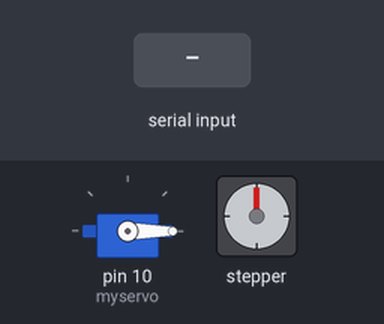
The sketch below on a simulated Arduino Uno, built with avr-gcc and run on an emulated ATmega328P. Parts: servo, stepper motor. The test bench sets the inputs (shaded band). Stepper angles assume 200 steps per turn.

Above: at 1.2 s.
1.3 s: "5\n" received over Serial
At 3.72 s:
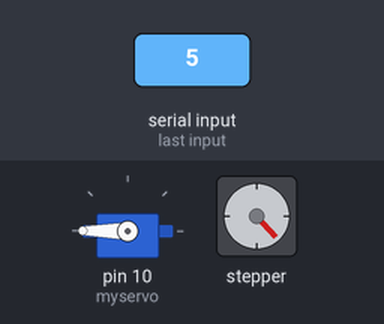
At 4.15 s:
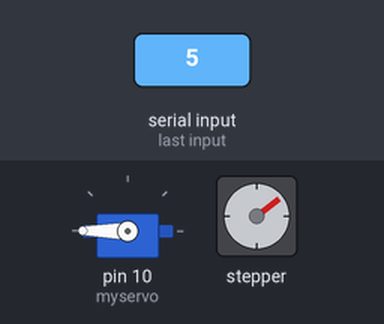
4.3 s: "90,45\n" received over Serial
7.0 s: "1,90\n" received over Serial
At 9.0 s:
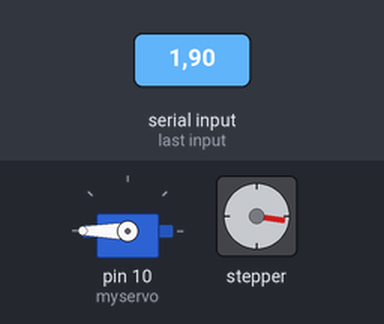
Timing chart, 0 to 10.5 s (numbered marks = the images above; inputs shaded):
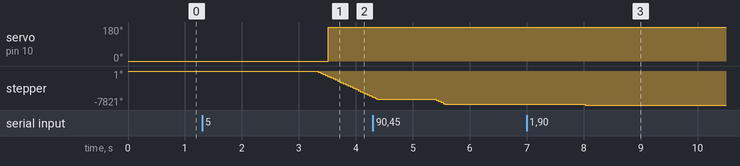

The sketch:

TransitWithServo.ino
```cpp
/*
Visualize BVG Train with a physical train.

For use with the Adafruit Motor Shield v2
---->	http://www.adafruit.com/products/1438
*/

#include <Wire.h>
#include <Adafruit_MotorShield.h>
#include "utility/Adafruit_PWMServoDriver.h"
#include <Servo.h>


// Servo steup
Servo myservo;  // create servo object to control a servo
                // twelve servo objects can be created on most boards

int servoPos = 0;    // variable to store the servo position

// ---------------------------------------------------------------------
// Motor setup

// Create the motor shield object with the default I2C address
Adafruit_MotorShield AFMS = Adafruit_MotorShield();

// Connect a stepper motor with 200 steps per revolution (1.8 degree)
// to motor port #2 (M3 and M4)
int stepperSteps = 200;
Adafruit_StepperMotor *myMotor = AFMS.getStepper(stepperSteps, 2);

// Servo
//Adafruit_StepperMotor *myMotor = AFMS.getStepper(stepperSteps, 2);

// ---------------------------------------------------------------------

// Are we debugging?
boolean debugging = false;
boolean logging = false;

// Calibration settings
float distancePerRotation = 110.f; // in mm
float distancePerStep = distancePerRotation / (stepperSteps * 2); // *2 because we are using INTERLEAVE
unsigned int motorRPM = 1;

// Start and end of the visible track region in mm
float trackStart = 0.f;
float trackEnd = 400.f; // 40 cm
float trackLength = trackEnd - trackStart;
// Station is 90% of the way along the track
float stationLocation = 0.81f;
float distanceTooLate = 0.45f; // At what distance do we flip the sign

// TRAIN INFO
int trainID = 0;
// Current train location in our track
float trainLastLoc = 0.f;
//unsigned long trainLastTime = millis(); // in milliseconds
unsigned long trainLastTime = 0; // in milliseconds

// New location read in from the computer
float trainNewLoc = 0.f;
unsigned long trainNewTime = 0; // in milliseconds

// Distance to move the train
float dx = 0.f;
float dt = 0.f;

// Distance we couldn't move in a full step in the last iteration (in fractional steps)
float leftOver = 0.f;

//// How often to poll for new data (in Hz)
//float pollInterval = 4.f;

void setup() {
  Serial.begin(9600);           // set up Serial library at 9600 bps
  //Serial.println("Stepper test!");

  AFMS.begin();  // create with the default frequency 1.6KHz
  //AFMS.begin(60);  // OR with a different frequency, say 1KHz

  // Attach a servo to pin #10 (Servo 1 on the motor shield)
  myservo.attach(10);
  myservo.write(servoPos); // Move to 0 at beginning
}

//// Calibrate the system to the length of our track and speed of the stepper motor
//void calibrate() {
//  distancePerStep = 10;
//}

// Read the new train location from serial
boolean updateLocation() {
  boolean updated = false;
  while (Serial.available()) {
    // Input is 1000 - 0, where 0 is arrival at the station
    trainNewLoc = 1.f - (Serial.parseInt() / 1000.f);
    trainNewTime = Serial.parseInt();
    //Serial.parseInt();
    //trainNewTime = millis();
    trainID = Serial.parseInt();

    if (Serial.read() == '\n') {
      if (trainLastTime == 0) {
        trainLastTime = trainNewTime;
        trainLastLoc = trainNewLoc;
      } else {
        updated = true;
      }
    }
  }
  return(updated);
}

// Current RPM value is too damn fast, making a custom version that will hopefully be slower
void slowStep(int steps, unsigned int mdt) {
  myMotor->setSpeed(1);
  int stepsPerIter = 1;
  unsigned int loops = steps / stepsPerIter;
  unsigned int delayTime = mdt / loops;
  for (int i = 0; i < loops; i++) {
    //myMotor->step(stepsPerIter, FORWARD, INTERLEAVE);
   // myMotor->onestep(FORWARD, INTERLEAVE);
    myMotor->onestep(BACKWARD, INTERLEAVE);
    delay(delayTime);
  }
}

// Total time (~1 mins)
void fakeUpdate() {
  // Runtime of our fake experiment (for a run of the whole length of the track)
  float runtimeInMins = 0.5f;
//  long int fakeUpdateInterval = 1000; // 0.25 seconds in millis
  long int fakeUpdateInterval = 1000; // update every 1 second

  long int numUpdates = (runtimeInMins * 60 * 1000) / fakeUpdateInterval;

  if (logging) {
//  Serial.println("--numupdates--");
//  Serial.println(numUpdates);
  }

  trainNewLoc = trainLastLoc + (1.0f / numUpdates);

  // in milliseconds
  trainNewTime = trainLastTime + fakeUpdateInterval;
}


void moveTrain() {
  dx = trainNewLoc - trainLastLoc;
  dt = trainNewTime - trainLastTime;

  if (logging) {
    Serial.println(dx);
    Serial.println(dt);
    Serial.println("---");
  }

  if (trainNewLoc >= 1.0) {
    chillWereDone();
    return;
  }

  // skip this if we don't want to move
  if (dx == 0) {
    return;
  }

  // New location is < old location, we need to get a new train
  if (dx < 0) {
    return; // for now do nothing
//    resetTrain()
//    dx = trainNewLoc;
  }

  // tell motor to move
  float distanceInMM = (dx * trackLength);
  float distanceInSteps = (distanceInMM / distancePerStep) + leftOver;
  int fullSteps = floor(distanceInSteps);
  leftOver = distanceInSteps - fullSteps;

  // set speed in RPM
  float revolutions = distanceInMM / distancePerRotation;
  float minutes = dt / (60 * 1000.f);
//  motorRPM = revolutions / minutes;  // 10 rpm
//  motorRPM = 1;

  if (logging) {
    Serial.println("Distance in steps: ");
    Serial.println(distanceInSteps);
    Serial.println("Distance in mm: ");
    Serial.println(distanceInMM);
    Serial.println("Revolutions: ");
    Serial.println(revolutions);
  //  Serial.println(dx * 10000.f);
  //  Serial.println(trackLength * 10000.f);
  //  Serial.println(distancePerStep * 10000.f);
    Serial.println("RPM");
    Serial.println(motorRPM);
    Serial.println(minutes);
    Serial.println("-------------------");
  }

  //myMotor->setSpeed(motorRPM);
  //myMotor->step(distanceInSteps, FORWARD, INTERLEAVE);

  //myMotor->setSpeed(1);
  slowStep(fullSteps, dt);
  //slowStep(distanceInSteps, dt);
}

void printState() {
  if (!logging) {
    return;
  }

  Serial.println("Last:");
  Serial.println(trainLastLoc);
  Serial.println(trainLastLoc * trackLength);
  Serial.println(trainLastTime);

  Serial.println("New:");
  Serial.println(trainNewLoc);
  Serial.println(trainNewLoc * trackLength);
  Serial.println(trainNewTime);
  Serial.println("------");
}

void moveSign() {
  if (trainLastLoc < distanceTooLate && trainNewLoc >= distanceTooLate && servoPos != 180) {
    myservo.write(180);
    servoPos = 180;
//    for(pos = 0; pos <= 180; pos += 1) // goes from 0 degrees to 180 degrees
//    {                                  // in steps of 1 degree
//      myservo.write(pos);              // tell servo to go to position in variable 'pos'
//      delay(15);                       // waits 15ms for the servo to reach the position
//    }
  }
}

// Release the motor and then sleep when we're done
void chillWereDone() {
  myMotor->release();
  while (true) {
    delay(1000);
  }
}
//void oneRev() {
//  //myMotor->setSpeed(0.01);
//  myMotor->step(stepperSteps * 2, FORWARD, INTERLEAVE);
//  delay(1000);
//  myMotor->step(stepperSteps, FORWARD, SINGLE);
//  delay(1000);
//  myMotor->step(stepperSteps, FORWARD, DOUBLE);
//  delay(5000);
//}
unsigned long loopStart;
unsigned long looptime;
void loop() {

  // find out how far we move in one revolution of the motor
  //oneRev();

  loopStart = millis();
  // Update state of train (read from serial?)
  if (debugging) {
    fakeUpdate();
  } else {
    updateLocation();
  }

  printState();

  // Calculate difference between current state and new state
  //updateSpeed();

  // Update toy train location to the new location
  moveTrain();
  moveSign();

  // Update the state of the system
  if (trainLastTime != trainNewTime) {
    trainLastLoc = trainNewLoc;
    trainLastTime = trainNewTime;
  }

//  // Huge sleep if we think we are at a new train
//  if (trainLastLoc > (trainNewLoc + 0.2)) {
//    delay(100000);
//  }

  looptime = millis() - loopStart;

  delay(max(0, dt - looptime));
}

// Motor stuff

//  Serial.println("Double coil steps");
//  myMotor->step(100, FORWARD, DOUBLE);
//  myMotor->step(100, BACKWARD, DOUBLE);
//
//  Serial.println("Interleave coil steps");
//  myMotor->step(100, FORWARD, INTERLEAVE);
//  myMotor->step(100, BACKWARD, INTERLEAVE);
//
//  Serial.println("Microstep steps");
//  myMotor->step(50, FORWARD, MICROSTEP);
//  myMotor->step(50, BACKWARD, MICROSTEP);
```

Measured:
- after the input at 1.3 s, servo on pin 10 (myservo): 0° → 180° after 2.2 s; stepper: keeps turning counter-clockwise at about 6347°/s, starting after 2.0 s
- after the input at 7.0 s, stepper: turns 117° counter-clockwise, starting after 1.0 s
